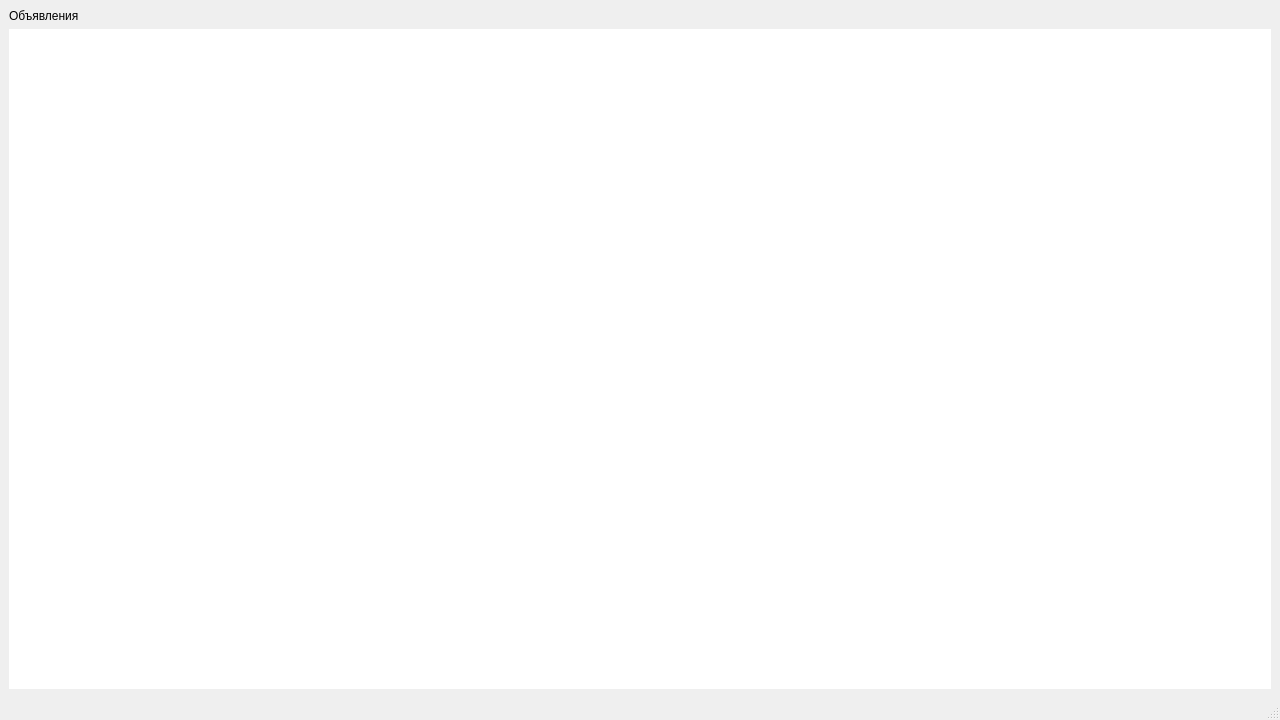
<?xml version="1.0" encoding="UTF-8"?>
<ui version="4.0">
 <class>MainWindow</class>
 <widget class="QMainWindow" name="MainWindow">
  <property name="geometry">
   <rect>
    <x>0</x>
    <y>0</y>
    <width>1280</width>
    <height>720</height>
   </rect>
  </property>
  <property name="minimumSize">
   <size>
    <width>800</width>
    <height>600</height>
   </size>
  </property>
  <property name="windowTitle">
   <string>MainWindow</string>
  </property>
  <widget class="QWidget" name="centralwidget">
   <property name="minimumSize">
    <size>
     <width>800</width>
     <height>600</height>
    </size>
   </property>
   <layout class="QVBoxLayout" name="verticalLayout">
    <item>
     <widget class="QLabel" name="header_label">
      <property name="text">
       <string>Объявления</string>
      </property>
     </widget>
    </item>
    <item>
     <widget class="QTreeWidget" name="announcements_widget">
      <property name="frameShape">
       <enum>QFrame::NoFrame</enum>
      </property>
      <attribute name="headerVisible">
       <bool>false</bool>
      </attribute>
      <column>
       <property name="text">
        <string notr="true">1</string>
       </property>
      </column>
     </widget>
    </item>
   </layout>
  </widget>
  <widget class="QMenuBar" name="menubar">
   <property name="geometry">
    <rect>
     <x>0</x>
     <y>0</y>
     <width>1280</width>
     <height>17</height>
    </rect>
   </property>
  </widget>
  <widget class="QStatusBar" name="statusbar"/>
 </widget>
 <resources/>
 <connections/>
</ui>
